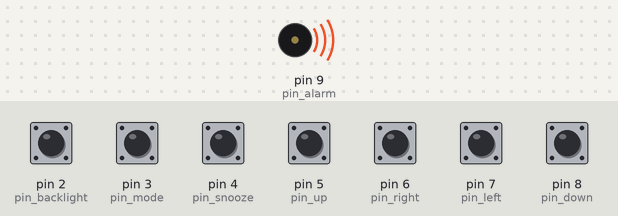
This sketch was run on a simulated Arduino Mega 2560, built with avr-gcc and run on an emulated ATmega2560. On the bench: buzzer (waves = sounding). The test bench sets the inputs (shaded band); at power-on: pin 2 (pin_backlight), pin 3 (pin_mode), pin 4 (pin_snooze), pin 5 (pin_up), pin 6 (pin_right), pin 7 (pin_left), pin 8 (pin_down) HIGH. What the sketch prints to the serial monitor is not drawn.

Above: at 1.2 s.
1.3 s: pin 4 (pin_snooze) pulled LOW for 0.15 s
At 1.37 s:
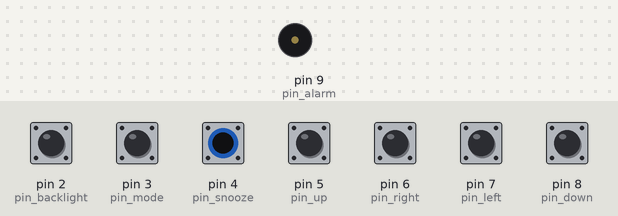
2.9 s: pin 2 (pin_backlight) pulled LOW for 0.15 s
4.5 s: pin 3 (pin_mode) pulled LOW for 0.15 s
6.1 s: pin 5 (pin_up) pulled LOW for 0.15 s
7.7 s: pin 2 (pin_backlight) pulled LOW for 1 s
10.2 s: pin 3 (pin_mode) pulled LOW for 1 s
Timing chart, 0 to 13.2 s (numbered marks = the images above; inputs shaded):
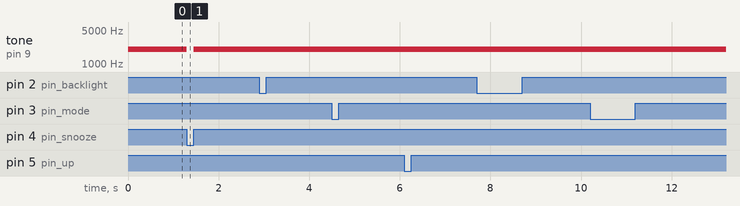

The sketch:

Clock_2_0.ino
```cpp
/*
  An Arduino Mega based alarm clock, written by Robbie Mckennie, 2.0
  What happened to 1.0 you ask? It was a terrible thing that shall never see the light of day.
*/

volatile int vals[2][7] = {{0,0,0,0,0,0,0},{0,0,0,0,0,0,0}};
volatile int render = 0;
int field = 0;
int mode = 0;
int backlight = 1;
char days[7][5] = {"MON","TUE","WED","THU","FRI","SAT","SUN"};
int months[12] = {31,28,31,30,31,30,31,31,30,31,30,31};

/*
  Pun mappings on my clock shield
  4 3 2
    5
   7 6
    8
  alarm: 9
*/

int pin_up = 5; // Button to increment selected field
int pin_down = 8; // Button to decrement selected field
int pin_left = 7; // Button to increment which field is selected
int pin_right = 6; // Button to decrement which field is selected
int pin_snooze = 4; // Button to stop the alarm
int pin_mode = 3; // Button to set the alarm time instead of the real time
int pin_backlight = 2; // The button to light the backlight
int pin_alarm = 9; // Put a piezo element or speaker on this pin for an alarm
// Maybe do alarm mode? On/off vs tone?

Print *p; // An object to simplify which serial output is used
int print_mode = 0; // Decides if it gives plaintext output or SerLCD output. 0 = LCD,1 = Plain

void setup() {
    // Configure serial and Print object
  Serial.begin(9600);
  Serial3.begin(9600);
  p = &Serial;
    // Initiate all the pins
  pinMode(pin_up,INPUT_PULLUP);
  pinMode(pin_down,INPUT_PULLUP);
  pinMode(pin_left,INPUT_PULLUP);
  pinMode(pin_right,INPUT_PULLUP);
  pinMode(pin_snooze,INPUT_PULLUP);
  pinMode(pin_mode,INPUT_PULLUP);
  pinMode(pin_backlight,INPUT_PULLUP);
  pinMode(pin_alarm,OUTPUT);
    // Set up timer interupts, not even going to try to explain this.
  cli();
  TCCR1A = 0;
  TCCR1B = 0;
  TCNT1  = 0;
  OCR1A = 62511;
  TCCR1B |= (1 << WGM12);
  TCCR1B |= (1 << CS12);
  TIMSK1 |= (1 << OCIE1A);
  sei();
  //pinMode(3,INPUT);
  //attachInterrupt(1,increment,RISING);
}

void loop() {
  if(render == 1) { // Render only when needed. Handy to stop the LCD from flickering
    write_time(vals[mode][0],vals[mode][1],vals[mode][2],vals[mode][3],vals[mode][4],vals[mode][5],vals[mode][6],field);
    render = 0;
  }
     // For all directional buttons: When the  button is pressed, change the corresponding values,
     // then wait until the button is released or a timeout occurs.
  if(digitalRead(pin_up) == 0) {
    unsigned long s = millis();
    vals[mode][field]++;
    vals[mode][field] = vals[mode][field]%get_ceil(field);
    render = 1;
    while(millis() < s+500) if(digitalRead(pin_up) == 1) break;
  }
  if(digitalRead(pin_down) == 0) {
    unsigned long s = millis();
    vals[mode][field]--;
    if(vals[mode][field] < 0) vals[mode][field] = (vals[mode][field]+get_ceil(field))%get_ceil(field);
    render = 1;
    while(millis() < s+500) if(digitalRead(pin_down) == 1) break;
  }
  if(digitalRead(pin_right) == 0) {
    field++;
    field = field%7;
    while(digitalRead(pin_right) == 0);
    render = 1;
  }
  if(digitalRead(pin_left) == 0) {
    field--;
    while(field < 0) field = (field+7)%7;
    while(digitalRead(pin_left) == 0);
    render = 1;
  }
    // When the set mode button changes, change the variable.
    // This way the variable can always correspond to the button, without needing to re-render all the time
  if(mode == digitalRead(pin_mode)) {
    mode = 1-mode;
    render = 1;
  }
    // Basically the same deal as the mode, but to stop the SerLCD module being flooded
  if(backlight != digitalRead(pin_backlight)) {
    backlight = digitalRead(pin_backlight);
    if(mode == 0) switch(backlight) {
      case 0:
        p->write(124);
        delay(50);
        p->write(157);
        delay(50);
        break;
      case 1:
        p->write(0x7C);
        delay(50);
        p->write(128);
        delay(50);
        break;
    }
  }
    // When the real time and alarm time coincide the alarm goes off
  if(vals[0][0] == vals[1][0] && vals[0][1] == vals[1][1]) tone(pin_alarm,2000);
    // Stop the alarm when the button is pressed
  if(digitalRead(pin_snooze) == 0) noTone(pin_alarm);
  if(print_mode == 1) while(Serial.available() > 0) { // A convenient way to reset the time from software, for drift testing
    int c;
    c = Serial.read();
    if(c == 'r' || c == 'R') {
      int i;
      for(i = 0;i < 7;i++) vals[0][i] = 0;
    }
  }
}

void write_time(int hour,int minute,int second,int day_w,int day_i,int month,int year,int field) {
  if(print_mode == 0) p->write(254);
  if(print_mode == 0) p->write(1);
  if(print_mode == 0) p->write(254);
  if(print_mode == 0) p->write(132);
  if(hour < 10) p->print("0");
  p->print(hour);
  p->print(":");
  if(minute < 10) p->print("0");
  p->print(minute);
  p->print(":");
  if(second < 10) p->print("0");
  p->print(second);
  if(print_mode == 1) p->println("");
  if(mode == 1) {
    if(print_mode == 0) p->write(254);
    if(print_mode == 0) p->write(195);
    p->print("Set Alarm");
  }
  else {
    if(print_mode == 0) p->write(254);
    if(print_mode == 0) p->write(193);
    p->print(days[day_w]);
    p->print(" ");
    if(day_i+1 < 10) p->print("0");
    p->print(day_i+1);
    p->print("/");
    if(month+1 < 10) p->print("0");
    p->print(month+1);
    p->print("/");
    p->print(year+2000);
  }
  if(print_mode == 1) p->println("");
}

  // The timer interrupt function! Increment the second variable once a second, 'trickle' the increase down, then render
ISR(TIMER1_COMPA_vect) {
  vals[0][2]++;
  while(vals[0][2] >= 60) vals[0][2] -= 60,vals[0][1]++;
  while(vals[0][1] >= 60) vals[0][1] -= 60,vals[0][0]++;
  while(vals[0][0] >= 24) vals[0][0] -= 24,vals[0][3] = (vals[0][3]+1)%7,vals[0][4]++;
  while(vals[0][4] >= get_ceil(4)) vals[0][4] = 0,vals[0][5]++;
  while(vals[0][5] >= 12) vals[0][5] -= 12,vals[0][6]++;
  vals[0][6] = vals[0][6]%1000;
  render = 1;
}/*
void increment() {
  vals[0][2]++;
  while(vals[0][2] >= 60) vals[0][2] -= 60,vals[0][1]++;
  while(vals[0][1] >= 60) vals[0][1] -= 60,vals[0][0]++;
  while(vals[0][0] >= 24) vals[0][0] -= 24,vals[0][3] = (vals[0][3]+1)%7,vals[0][4]++;
  while(vals[0][4] >= get_ceil(4)) vals[0][4] = 0,vals[0][5]++;
  while(vals[0][5] >= 12) vals[0][5] -= 12,vals[0][6]++;
  vals[0][6] = vals[0][6]%1000;
  render = 1;
}*/
  // get_ciel and get_days_in_month are helper function to streamline (read: obfuscate) other parts of the program
int get_ceil(int field) {
  switch(field) {
    case 0:
      return 24;
    case 1:
      return 60;
    case 2:
      return 60;
    case 3:
      return 7;
    case 4:
      return get_days_in_month();
    case 5:
      return 12;
    case 6:
      return 1000;
  }
}

int get_days_in_month() {
  if(vals[0][5] == 1) {
    if(vals[0][6]%400 == 0) return 29;
    else if(vals[0][6]%100 == 0) return 28;
    else if(vals[0][6]%4 == 0) return 29;
    return 28;
  }
  else return months[vals[0][5]];
}
```

Measured:
- after the input at 1.3 s, tone on pin 9 (pin_alarm): 2000 Hz → silent at once, → 2000 Hz 0.15 s later
- after the input at 2.9 s, every drawn part: stays the same
- after the input at 4.5 s, every drawn part: stays the same
- after the input at 6.1 s, every drawn part: stays the same
- after the input at 7.7 s, every drawn part: stays the same
- after the input at 10.2 s, every drawn part: stays the same
